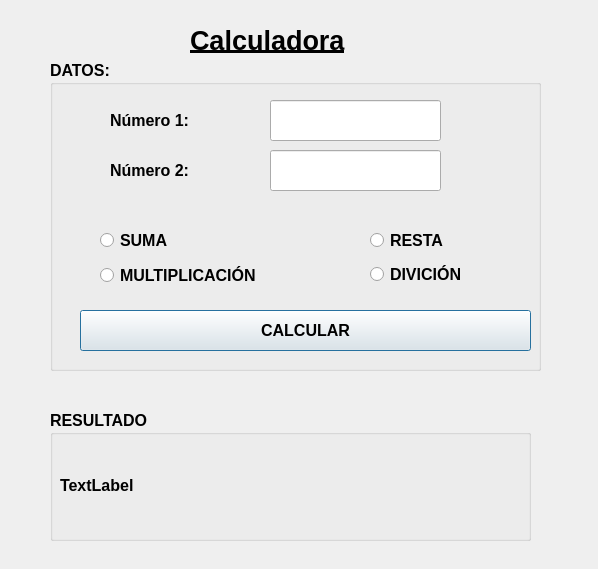
<?xml version="1.0" encoding="UTF-8"?>
<ui version="4.0">
 <class>Dialog</class>
 <widget class="QDialog" name="Dialog">
  <property name="geometry">
   <rect>
    <x>0</x>
    <y>0</y>
    <width>598</width>
    <height>569</height>
   </rect>
  </property>
  <property name="windowTitle">
   <string>Dialog</string>
  </property>
  <widget class="QLabel" name="Calculadora">
   <property name="geometry">
    <rect>
     <x>190</x>
     <y>20</y>
     <width>211</width>
     <height>41</height>
    </rect>
   </property>
   <property name="font">
    <font>
     <pointsize>20</pointsize>
     <weight>75</weight>
     <bold>true</bold>
     <underline>true</underline>
    </font>
   </property>
   <property name="mouseTracking">
    <bool>false</bool>
   </property>
   <property name="tabletTracking">
    <bool>false</bool>
   </property>
   <property name="text">
    <string>Calculadora</string>
   </property>
  </widget>
  <widget class="QGroupBox" name="groupBox">
   <property name="geometry">
    <rect>
     <x>50</x>
     <y>60</y>
     <width>491</width>
     <height>311</height>
    </rect>
   </property>
   <property name="font">
    <font>
     <pointsize>12</pointsize>
     <weight>75</weight>
     <bold>true</bold>
    </font>
   </property>
   <property name="title">
    <string>DATOS:</string>
   </property>
   <widget class="QPushButton" name="btncalcular">
    <property name="geometry">
     <rect>
      <x>30</x>
      <y>250</y>
      <width>451</width>
      <height>41</height>
     </rect>
    </property>
    <property name="font">
     <font>
      <pointsize>12</pointsize>
      <weight>75</weight>
      <bold>true</bold>
     </font>
    </property>
    <property name="text">
     <string>CALCULAR</string>
    </property>
   </widget>
   <widget class="QRadioButton" name="rbdivide">
    <property name="geometry">
     <rect>
      <x>320</x>
      <y>199</y>
      <width>131</width>
      <height>31</height>
     </rect>
    </property>
    <property name="font">
     <font>
      <pointsize>12</pointsize>
      <weight>75</weight>
      <bold>true</bold>
     </font>
    </property>
    <property name="text">
     <string>DIVICIÓN</string>
    </property>
   </widget>
   <widget class="QRadioButton" name="rbmultiplica">
    <property name="geometry">
     <rect>
      <x>50</x>
      <y>200</y>
      <width>211</width>
      <height>31</height>
     </rect>
    </property>
    <property name="font">
     <font>
      <pointsize>12</pointsize>
      <weight>75</weight>
      <bold>true</bold>
     </font>
    </property>
    <property name="text">
     <string>MULTIPLICACIÓN</string>
    </property>
   </widget>
   <widget class="QRadioButton" name="rbsuma">
    <property name="geometry">
     <rect>
      <x>50</x>
      <y>170</y>
      <width>95</width>
      <height>20</height>
     </rect>
    </property>
    <property name="font">
     <font>
      <pointsize>12</pointsize>
      <weight>75</weight>
      <bold>true</bold>
     </font>
    </property>
    <property name="text">
     <string>SUMA</string>
    </property>
   </widget>
   <widget class="QRadioButton" name="rbresta">
    <property name="geometry">
     <rect>
      <x>320</x>
      <y>170</y>
      <width>95</width>
      <height>20</height>
     </rect>
    </property>
    <property name="font">
     <font>
      <pointsize>12</pointsize>
      <weight>75</weight>
      <bold>true</bold>
     </font>
    </property>
    <property name="text">
     <string>RESTA</string>
    </property>
   </widget>
   <widget class="QLabel" name="label">
    <property name="geometry">
     <rect>
      <x>60</x>
      <y>50</y>
      <width>121</width>
      <height>21</height>
     </rect>
    </property>
    <property name="font">
     <font>
      <pointsize>12</pointsize>
      <weight>75</weight>
      <bold>true</bold>
     </font>
    </property>
    <property name="text">
     <string>Número 1:</string>
    </property>
   </widget>
   <widget class="QLabel" name="label_2">
    <property name="geometry">
     <rect>
      <x>60</x>
      <y>100</y>
      <width>121</width>
      <height>21</height>
     </rect>
    </property>
    <property name="font">
     <font>
      <pointsize>12</pointsize>
      <weight>75</weight>
      <bold>true</bold>
     </font>
    </property>
    <property name="text">
     <string>Número 2:</string>
    </property>
   </widget>
   <widget class="QLineEdit" name="txtnumero1">
    <property name="geometry">
     <rect>
      <x>220</x>
      <y>40</y>
      <width>171</width>
      <height>41</height>
     </rect>
    </property>
   </widget>
   <widget class="QLineEdit" name="txtnumero2">
    <property name="geometry">
     <rect>
      <x>220</x>
      <y>90</y>
      <width>171</width>
      <height>41</height>
     </rect>
    </property>
   </widget>
  </widget>
  <widget class="QGroupBox" name="groupBox_2">
   <property name="geometry">
    <rect>
     <x>50</x>
     <y>410</y>
     <width>481</width>
     <height>131</height>
    </rect>
   </property>
   <property name="font">
    <font>
     <pointsize>12</pointsize>
     <weight>75</weight>
     <bold>true</bold>
    </font>
   </property>
   <property name="title">
    <string>RESULTADO</string>
   </property>
   <widget class="QLabel" name="lblresultado">
    <property name="geometry">
     <rect>
      <x>10</x>
      <y>60</y>
      <width>461</width>
      <height>31</height>
     </rect>
    </property>
    <property name="cursor">
     <cursorShape>ArrowCursor</cursorShape>
    </property>
    <property name="text">
     <string>TextLabel</string>
    </property>
   </widget>
  </widget>
  <zorder>groupBox</zorder>
  <zorder>Calculadora</zorder>
  <zorder>groupBox_2</zorder>
 </widget>
 <resources/>
 <connections/>
</ui>
